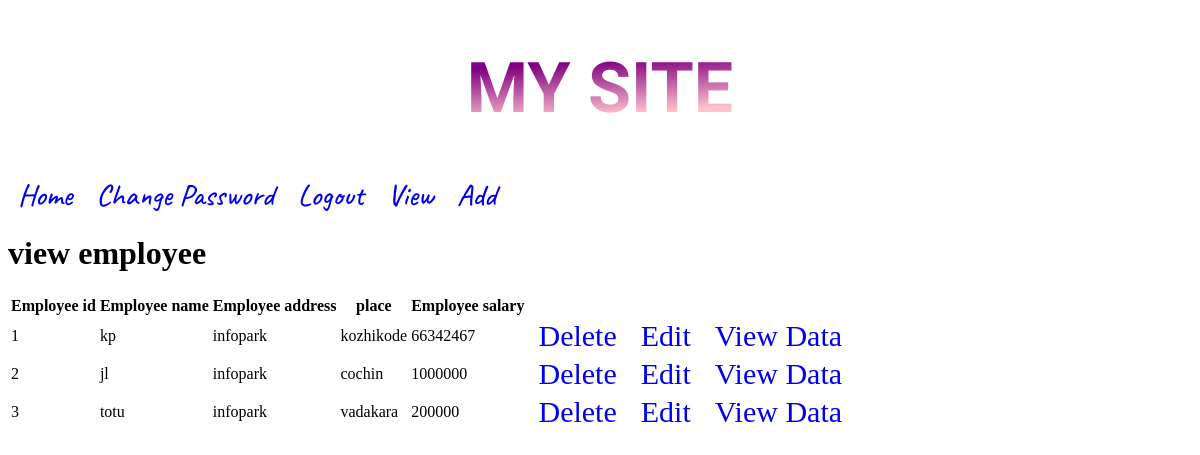
The app's page /view/ (signed in) with its own data.
### app7/models.py (models this page shows)
class employee(models.Model):
    Emp_id=models.IntegerField()
    Emp_name=models.CharField(max_length=50)
    place=models.CharField(max_length=200)
    company_name=models.CharField(max_length=200)
    salary=models.IntegerField()

### app7/views.py (the view)
# urls.py: path('view/',views.view,name='view'),
def view(request):
    k=employee.objects.all()
    return render (request,'view.html', {"p":k})

### templates/view.html
{% extends "base.html" %}
{% block body_block %}
<h1>view employee</h1>
<table>
    <tr>
        <th>Employee id</th>
        <th>Employee name</th>
        <th>Employee address</th>
        <th>place</th>
        <th>Employee salary</th>
    </tr>
    {% for i in p %}
    <tr>
        <td>{{i.Emp_id}}</td>
        <td>{{i.Emp_name}}</td>
        <td>{{i.company_name}}</td>
        <td>{{i.place}}</td>
        <td>{{i.salary}}</td>
        <td><a href="{% url 'delete_emp' i.pk %}">Delete</a></td>
        <td><a href="{% url 'edit_emp' i.pk %}">Edit</a></td>
        <td><a href="{% url 'view_emp' i.pk %}">View Data</a></td>
    </tr>
    {% endfor %}
</table>
{% endblock %}

### static/css/style.css (style rules this page uses)
a { margin-left: 10px; margin-right: 10px; text-transform: capitalize; text-decoration: none; font-weight: 500; font-size: 30px; }

### records on screen
employee: Emp_id "1", Emp_name "kp", company_name "infopark", place "kozhikode", salary "66342467"
employee: Emp_id "2", Emp_name "jl", company_name "infopark", place "cochin", salary "1000000"
employee: Emp_id "3", Emp_name "totu", company_name "infopark", place "vadakara", salary "200000"
